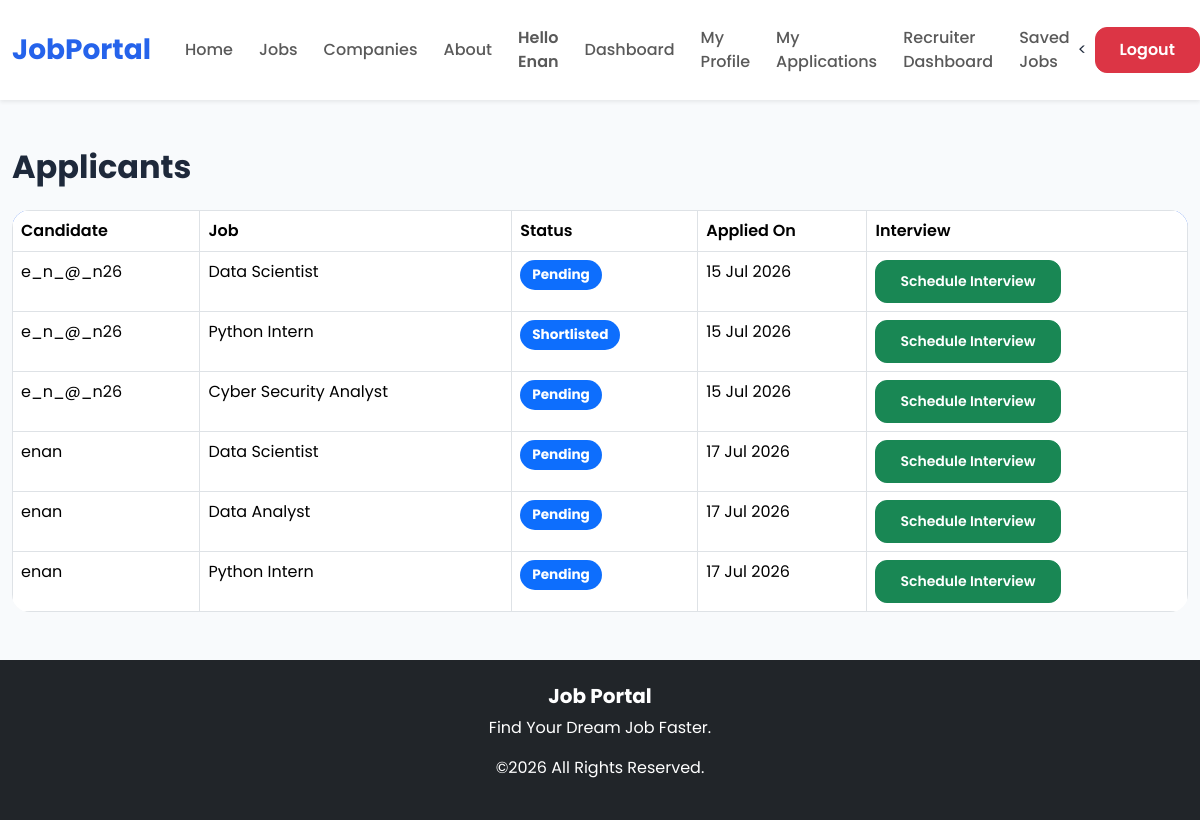
The app's page /applications/applicants/ (signed in) with its own data.
### applications/models.py (models this page shows, shortened)
class Application(models.Model):
    STATUS_CHOICES = [
        ("Pending", "Pending"),
        ("Reviewed", "Reviewed"),
        ("Shortlisted", "Shortlisted"),
        ("Rejected", "Rejected"),
        ("Selected", "Selected"),
    ]
    candidate = models.ForeignKey(
        User,
        on_delete=models.CASCADE
    )
    job = models.ForeignKey(
        Job,
        on_delete=models.CASCADE
    )
    cover_letter = models.TextField(blank=True)
    status = models.CharField(
        max_length=20,
        choices=STATUS_CHOICES,
        default="Pending"
    )
    applied_at = models.DateTimeField(auto_now_add=True)
    class Meta:
        unique_together = ("candidate", "job")

### jobs/models.py (models this page shows, shortened)
class Job(models.Model):
    class EmploymentType(models.TextChoices):
        FULL_TIME = "full_time", "Full Time"
        PART_TIME = "part_time", "Part Time"
        CONTRACT = "contract", "Contract"
        INTERNSHIP = "internship", "Internship"
    title = models.CharField(max_length=200)
    company = models.ForeignKey(Company,on_delete=models.CASCADE)
    location = models.CharField(max_length=200)
    salary = models.CharField(max_length=100)
    description = models.TextField()
    employment_type = models.CharField(
        max_length=20,
        choices=EmploymentType.choices,
        default=EmploymentType.FULL_TIME,
    )
    is_active = models.BooleanField(default=True)
    created_at = models.DateTimeField(auto_now_add=True)
    updated_at = models.DateTimeField(default=timezone.now)
    class Meta:
        ordering = ["-created_at"]

### applications/views.py (the view)
@staff_member_required
def applicants(request):
    applications = Application.objects.select_related(
        "candidate",
        "job"
    ).all()
    context = {
        "applications": applications
    }
    return render(
        request,
        "applications/applicants.html",
        context
    )

### templates/applications/applicants.html (shortened to what this page needs)
{% extends "base.html" %}
{% block content %}
<div class="container mt-5">
    <h2 class="mb-4">
        Applicants
    </h2>
    <table class="table table-bordered table-hover">
        <thead>
            <tr>
                <th>Candidate</th>
                <th>Job</th>
                <th>Status</th>
                <th>Applied On</th>
                <th>Interview</th>
            </tr>
        </thead>
        <tbody>
            {% for application in applications %}
            <tr>
                <td>{{ application.candidate.username }}</td>
                <td>{{ application.job.title }}</td>
                <td>
                    <span class="badge bg-primary">
                        {{ application.status }}
                    </span>
                </td>
                <td>
                    {{ application.applied_at|date:"d M Y" }}
                </td>
                <td>
                    <a href="{% url 'schedule_interview' application.id %}"
                       class="btn btn-success btn-sm">
                        Schedule Interview
                    </a>
                </td>
            </tr>
            {% empty %}
            <tr>
                <td colspan="5" class="text-center">
                    No Applications
                </td>
            </tr>
            {% endfor %}
        </tbody>
    </table>
</div>
{% endblock %}

### templates/base.html (shortened to what this page needs)
{% load static %}
<!DOCTYPE html>
<html lang="en">
<head>
<link href="https://cdn.jsdelivr.net/npm/bootstrap@5.3.3/dist/css/bootstrap.min.css" rel="stylesheet">
<link rel="stylesheet"
href="https://cdn.jsdelivr.net/npm/bootstrap-icons@1.11.3/font/bootstrap-icons.min.css">
<link rel="stylesheet"
href="https://cdnjs.cloudflare.com/ajax/libs/font-awesome/6.6.0/css/all.min.css">
<link rel="stylesheet"
href="{% static 'css/style.css' %}">
</head>
<body>
<nav class="navbar navbar-expand-lg bg-white shadow-sm sticky-top">
<div class="container">
<a class="navbar-brand fw-bold fs-3" href="/">
<span style="color:#2563eb;">Job</span>Portal
</a>
<div
class="collapse navbar-collapse"
id="nav">
<ul class="navbar-nav ms-auto align-items-center">
<li class="nav-item">
<a class="nav-link" href="/">Home</a>
</li>
<li class="nav-item">
<a class="nav-link" href="/jobs/">Jobs</a>
</li>
<li class="nav-item">
<a class="nav-link" href="/companies/">Companies</a>
</li>
<li class="nav-item">
<a class="nav-link" href="#">About</a>
</li>
{% if user.is_authenticated %}
<li class="nav-item">
<span class="nav-link fw-semibold">
Hello {{ user.username }}
</span>
</li>
<li class="nav-item">
    <a class="nav-link" href="{% url 'dashboard' %}">
        Dashboard
    </a>
</li>
<li class="nav-item">
<li class="nav-item">
<a class="nav-link"
href="{% url 'profile' %}">
My Profile
</a>
</li>
<li class="nav-item">
<a class="nav-link"
href="{% url 'my_applications' %}">
My Applications
</a>
</li>
{% if user.is_staff %}
<li class="nav-item">
    <a class="nav-link"
       href="{% url 'admin_dashboard' %}">
        Recruiter Dashboard
    </a>
</li>
{% endif %}
</li>
<li class="nav-item">
    <a class="nav-link" href="{% url 'saved_jobs' %}">
        Saved Jobs
    </a>
</li>
<<li class="nav-item ms-2">
    <a class="btn btn-danger"
       href="{% url 'logout' %}">
        Logout
    </a>
</li>
{% endif %}
</ul>
</div>
</div>
</nav>
{% block content %}
{% endblock %}
<footer class="bg-dark text-white mt-5">
<div class="container text-center py-4">
<h5>Job Portal</h5>
<p>Find Your Dream Job Faster.</p>
<p>©2026 All Rights Reserved.</p>
</div>
</footer>
</body>
</html>

### static/css/style.css (style rules this page uses)
* { margin:0; padding:0; box-sizing:border-box; font-family:'Poppins',sans-serif; }
html { scroll-behavior:smooth; }
body { font-family:'Inter',sans-serif; background:var(--bg); color:var(--text); overflow-x:hidden; }
a { text-decoration:none; transition:all .3s ease; }
:root { --primary:#2563eb; --secondary:#7c3aed; --accent:#06b6d4; --bg:#f8fafc; --card:#ffffff; --text:#1e293b; --muted:#64748b; --radius:18px; --shadow: 0 10px 30px rgba(0,0,0,.08); }
h1,h2,h3,h4,h5,h6 { font-family:'Poppins',sans-serif; font-weight:700; }
a { text-decoration:none; transition:.3s; }
.container { max-width:1280px; }
.table { background:white; border-radius:18px; overflow:hidden; }
.table thead { background:#2563eb; color:white; }
.table tbody tr { transition:.3s; }
.table th { font-weight:600; }
.badge { font-size:.85rem; padding:8px 12px; border-radius:20px; }
.navbar { background:white; box-shadow:0 10px 25px rgba(0,0,0,.05); padding:18px 0; }
.navbar-brand { font-size:32px; font-weight:800; color:#2563eb!important; }
.nav-link { font-weight:500; margin-left:10px; transition:.3s; }
.btn { border-radius:12px; padding:10px 24px; font-weight:600; transition:.35s; }

### records on screen
Application: candidate.username "e_n_@_n26", job "Data Scientist", status "Pending", applied_at "15 Jul 2026"
Application: candidate.username "e_n_@_n26", job "Python Intern", status "Shortlisted", applied_at "15 Jul 2026"
Application: candidate.username "e_n_@_n26", job "Cyber Security Analyst", status "Pending", applied_at "15 Jul 2026"
Application: candidate.username "enan", job "Data Scientist", status "Pending", applied_at "17 Jul 2026"
Application: candidate.username "enan", job "Data Analyst", status "Pending", applied_at "17 Jul 2026"
Application: candidate.username "enan", job "Python Intern", status "Pending", applied_at "17 Jul 2026"

### other values on screen
{{ user.username }} "Enan"
